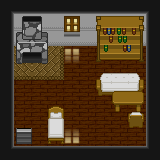

Rendered tile map (Tiled .tmx) drawn with the repository's tilesets; below, a short description and the map source with its tile grids summarised:
An orthogonal 10x10 tile map with 16x16 px tiles, 7 tile layers (ground1, walls1, objects1, objects2, ...), 2 tilesets and 21 objects (5x animatedObject, 5x objectDescription, warpStart, warpTarget).

<map version="1.2" tiledversion="1.2.4" orientation="orthogonal" renderorder="right-down" width="10" height="10" tilewidth="16" tileheight="16" infinite="0" nextlayerid="14" nextobjectid="51">
 <properties>
  <property name="musicIndex" type="int" value="2" />
  <property name="musicType" value="town" />
 </properties>
 <tileset firstgid="1" name="limbusdev_world" tilewidth="16" tileheight="16" tilecount="4096" columns="64">
  <image source="../spritesheets/limbusdev_world.png" width="1024" height="1024" />
 </tileset>
 <tileset firstgid="4097" name="limbusdev_world2" tilewidth="16" tileheight="16" tilecount="4096" columns="64">
  <image source="../spritesheets/limbusdev_world2.png" width="1024" height="1024" />
 </tileset>
 <layer id="1" name="ground1" width="10" height="10">
  <data>[100 cells, 100 non-empty, 11 distinct tile ids]</data>
 </layer>
 <layer id="2" name="walls1" width="10" height="10">
  <data>[100 cells, 30 non-empty, 5 distinct tile ids]</data>
 </layer>
 <layer id="3" name="objects1" width="10" height="10">
  <data>[100 cells, 28 non-empty, 26 distinct tile ids]</data>
 </layer>
 <objectgroup id="4" name="animatedObjects1" visible="0">
  <object id="32" name="animatedObject" x="16" y="48" width="16" height="16">
   <properties>
    <property name="frameDuration" value="0.2" />
    <property name="index" value="fire2" />
   </properties>
  </object>
  <object id="39" name="animatedObject" x="112" y="64" width="48" height="48">
   <properties>
    <property name="index" value="light1" />
   </properties>
  </object>
 </objectgroup>
 <layer id="5" name="objects2" width="10" height="10">
  <data>[100 cells, 2 non-empty, 2 distinct tile ids]</data>
 </layer>
 <objectgroup id="6" name="people1" visible="0" />
 <layer id="7" name="shadow1" width="10" height="10">
  <data>[100 cells, 1 non-empty, 1 distinct tile ids]</data>
 </layer>
 <layer id="8" name="lights1" width="10" height="10">
  <data>[100 cells, 2 non-empty, 2 distinct tile ids]</data>
 </layer>
 <layer id="9" name="tops1" width="10" height="10">
  <data>[100 cells, 34 non-empty, 13 distinct tile ids]</data>
 </layer>
 <objectgroup id="10" name="animatedObjects2" visible="0">
  <object id="33" name="animatedObject" x="64" y="80" width="16" height="16">
   <properties>
    <property name="index" value="lamp1" />
   </properties>
  </object>
  <object id="34" name="animatedObject" x="48" y="64" width="48" height="48">
   <properties>
    <property name="index" value="light1" />
   </properties>
  </object>
  <object id="41" name="animatedObject" x="128" y="80" width="16" height="16">
   <properties>
    <property name="frameDuration" value="0.2" />
    <property name="index" value="lamp2" />
   </properties>
  </object>
 </objectgroup>
 <objectgroup id="11" name="colliderWalls1" visible="0">
  <object id="1" x="0" y="0" width="160" height="48">
   <properties>
    <property name="ColliderComponent" value="" />
   </properties>
  </object>
  <object id="2" x="16" y="48" width="32" height="16">
   <properties>
    <property name="ColliderComponent" value="" />
   </properties>
  </object>
  <object id="3" x="96" y="48" width="48" height="16">
   <properties>
    <property name="ColliderComponent" value="" />
   </properties>
  </object>
  <object id="4" x="96" y="80" width="48" height="16">
   <properties>
    <property name="ColliderComponent" value="" />
   </properties>
  </object>
  <object id="6" x="0" y="48" width="16" height="112">
   <properties>
    <property name="ColliderComponent" value="" />
   </properties>
  </object>
  <object id="7" x="144" y="48" width="16" height="112">
   <properties>
    <property name="ColliderComponent" value="" />
   </properties>
  </object>
  <object id="8" x="112" y="96" width="32" height="16">
   <properties>
    <property name="ColliderComponent" value="" />
   </properties>
  </object>
  <object id="9" x="128" y="112" width="16" height="16">
   <properties>
    <property name="ColliderComponent" value="" />
   </properties>
  </object>
  <object id="29" x="48" y="112" width="16" height="32">
   <properties>
    <property name="ColliderComponent" value="" />
   </properties>
  </object>
 </objectgroup>
 <objectgroup id="12" name="triggers1" visible="0">
  <object id="44" name="warpStart" x="16" y="128" width="16" height="16">
   <properties>
    <property name="ColliderComponent" value="isTrigger: true" />
    <property name="WarpStartComponent" value="targetMapID: 251, warpTargetID: 2" />
   </properties>
  </object>
  <object id="45" name="warpTarget" x="16" y="112" width="16" height="16">
   <properties>
    <property name="WarpTargetComponent" value="warpTargetID: 1" />
   </properties>
  </object>
 </objectgroup>
 <objectgroup id="13" name="descriptions1" visible="0">
  <object id="46" name="description" type="objectDescription" x="16" y="48" width="16" height="16">
   <properties>
    <property name="ConversationComponent">enabled: true, 
name: object_fireplace,
text: object_fireplace_desc</property>
   </properties>
  </object>
  <object id="47" name="description" type="objectDescription" x="32" y="48" width="16" height="16">
   <properties>
    <property name="ConversationComponent">enabled: true, 
name: object_fireplace,
text: object_fireplace_desc</property>
   </properties>
  </object>
  <object id="48" name="description" type="objectDescription" x="96" y="48" width="16" height="16">
   <properties>
    <property name="ConversationComponent">enabled: true, 
name: object_book,
text: object_book_desc</property>
   </properties>
  </object>
  <object id="49" name="description" type="objectDescription" x="112" y="48" width="16" height="16">
   <properties>
    <property name="ConversationComponent">enabled: true, 
name: object_book,
text: object_book_desc</property>
   </properties>
  </object>
  <object id="50" name="description" type="objectDescription" x="128" y="48" width="16" height="16">
   <properties>
    <property name="ConversationComponent">enabled: true, 
name: object_book,
text: object_book_desc</property>
   </properties>
  </object>
 </objectgroup>
</map>
